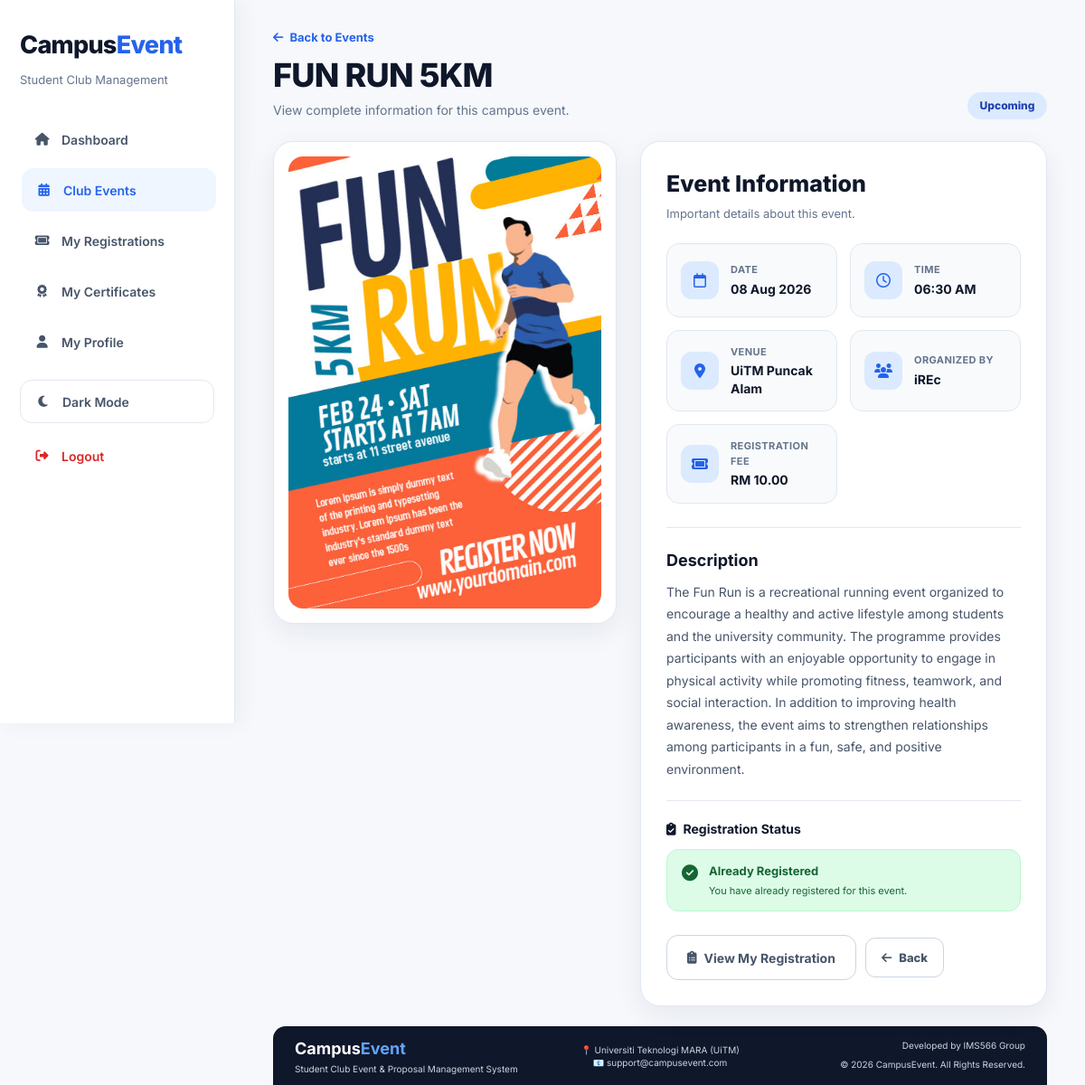
Screenshot of /event_detail.php?id=7 (signed in) with the database file from the repository.
### tables this page shows
CREATE TABLE `events` (
  `event_id` int(11) NOT NULL,
  `proposal_id` int(11) DEFAULT NULL,
  `event_name` varchar(150) NOT NULL,
  `event_date` date NOT NULL,
  `event_time` time NOT NULL,
  `location` varchar(150) NOT NULL,
  `description` text DEFAULT NULL,
  `budget` decimal(10,2) DEFAULT NULL,
  `status` enum('Upcoming','Completed','Cancelled') DEFAULT 'Upcoming',
  `created_at` timestamp NOT NULL DEFAULT current_timestamp(),
  `poster` varchar(255) DEFAULT NULL,
  `report_status` varchar(20) DEFAULT 'Pending',
  `report_remark` text DEFAULT NULL,
  `report_summary` text DEFAULT NULL,
  `club_name` varchar(100) DEFAULT NULL,
  `event_fee` decimal(10,2) DEFAULT 0.00
);

### event_detail.php (the view, shortened to what this page needs)
<?php
include 'includes/db.php';
$role = $_SESSION['role'] ?? '';
$userId = (int) ($_SESSION['user_id'] ?? 0);
$eventId = (int) $_GET['id'];
$stmt = mysqli_prepare(
    $conn,
    "SELECT *
     FROM events
     WHERE event_id = ?
     LIMIT 1"
);
mysqli_stmt_bind_param(
    $stmt,
    "i",
    $eventId
);
mysqli_stmt_execute($stmt);
$result = mysqli_stmt_get_result($stmt);
$event = mysqli_fetch_assoc($result);
$isRegistered = false;
if ($role === 'Student') {
    $registrationStmt = mysqli_prepare(
        $conn,
        "SELECT registration_id
         FROM registrations
         WHERE user_id = ?
         AND event_id = ?
         LIMIT 1"
    );
    if ($registrationStmt) {
        mysqli_stmt_bind_param(
            $registrationStmt,
            "ii",
            $userId,
            $eventId
        );
        mysqli_stmt_execute($registrationStmt);
        $registrationResult =
            mysqli_stmt_get_result($registrationStmt);
        $existingRegistration =
            mysqli_fetch_assoc($registrationResult);
        $isRegistered =
            !empty($existingRegistration);
    }
}
$statusClass = strtolower(
    str_replace(
        ' ',
        '-',
        $event['status']
    )
);
$posterPath = '';
if (!empty($event['poster'])) {
    $posterPath =
        'assets/posters/' .
        rawurlencode($event['poster']);
}
$today = date('Y-m-d');
$isExpired =
    !empty($event['event_date']) &&
    $event['event_date'] < $today;
?>
<!DOCTYPE html>
<html lang="en">
<head>
    <link rel="stylesheet" href="assets/css/style.css?v=85000">
    <link rel="stylesheet" href="https://cdnjs.cloudflare.com/ajax/libs/font-awesome/6.5.2/css/all.min.css">
</head>
<body>
    <?php include 'includes/sidebar.php'; ?>
    <div class="main event-detail-page">
        <div class="detail-hero">
            <div>
                <a href="events.php" class="detail-back-link">
                    <i class="fa-solid fa-arrow-left"></i>
                    Back to Events
                </a>
                <h1>
                    <?php
                    echo htmlspecialchars(
                        $event['event_name']
                    );
                    ?>
                </h1>
                <p>
                    View complete information for this campus event.
                </p>
            </div>
            <span class="badge badge-<?php
            echo htmlspecialchars($statusClass);
            ?>">
                <?php
                echo htmlspecialchars(
                    $event['status']
                );
                ?>
            </span>
        </div>
        <div class="detail-layout">
            <div class="detail-poster-card">
                <?php if ($posterPath !== '') { ?>
                    <img src="<?php echo $posterPath; ?>" class="detail-poster" alt="<?php
                       echo htmlspecialchars(
                           $event['event_name']
                       );
                       ?>">
                <?php } ?>
            </div>
            <div class="detail-info-card">
                <div class="detail-info-header">
                    <div>
                        <h2>Event Information</h2>
                        <p>
                            Important details about this event.
                        </p>
                    </div>
                </div>
                <div class="detail-info-grid">
                    <div class="detail-info-item">
                        <div class="detail-info-icon">
                            <i class="fa-regular fa-calendar"></i>
                        </div>
                        <div>
                            <span>Date</span>
                            <strong>
                                <?php
                                echo date(
                                    "d M Y",
                                    strtotime(
                                        $event['event_date']
                                    )
                                );
                                ?>
                            </strong>
                        </div>
                    </div>
                    <div class="detail-info-item">
                        <div class="detail-info-icon">
                            <i class="fa-regular fa-clock"></i>
                        </div>
                        <div>
                            <span>Time</span>
                            <strong>
                                <?php
                                echo date(
                                    "h:i A",
                                    strtotime(
                                        $event['event_time']
                                    )
                                );
                                ?>
                            </strong>
                        </div>
                    </div>
                    <div class="detail-info-item">
                        <div class="detail-info-icon">
                            <i class="fa-solid fa-location-dot"></i>
                        </div>
                        <div>
                            <span>Venue</span>
                            <strong>
                                <?php
                                echo htmlspecialchars(
                                    $event['location']
                                );
                                ?>
                            </strong>
                        </div>
                    </div>
                    <?php if (!empty($event['club_name'])) { ?>
                        <div class="detail-info-item">
                            <div class="detail-info-icon">
                                <i class="fa-solid fa-users"></i>
                            </div>
                            <div>
                                <span>Organized By</span>
                                <strong>
                                    <?php
                                    echo htmlspecialchars(
                                        $event['club_name']
                                    );
                                    ?>
                                </strong>
                            </div>
                        </div>
                    <?php } ?>
                    <?php if ($role === 'Student') { ?>
                        <div class="detail-info-item">
                            <div class="detail-info-icon">
                                <i class="fa-solid fa-ticket"></i>
                            </div>
                            <div>
                                <span>Registration Fee</span>
                                <strong>
                                    <?php
                                    echo isset($event['event_fee']) &&
                                        (float) $event['event_fee'] > 0
                                        ? 'RM ' . number_format(
                                            (float) $event['event_fee'],
                                            2
                                        )
                                        : 'Free';
                                    ?>
                                </strong>
                            </div>
                        </div>
                    <?php } ?>
                </div>
                <div class="detail-section">
                    <h3>Description</h3>
                    <p>
                        <?php
                        echo !empty($event['description'])
                            ? nl2br(
                                htmlspecialchars(
                                    $event['description']
                                )
                            )
                            : 'No description provided for this event.';
                        ?>
                    </p>
                </div>
                <?php if ($role === 'Student') { ?>
                    <div class="student-registration-box">
                        <h3>
                            <i class="fa-solid fa-clipboard-check"></i>
                            Registration Status
                        </h3>
                        <?php if ($isRegistered) { ?>
                            <div class="student-registration-status registered">
                                <i class="fa-solid fa-circle-check"></i>
                                <div>
                                    <strong>Already Registered</strong>
                                    <p>
                                        You have already registered for this event.
                                    </p>
                                </div>
                            </div>
                        <?php } ?>
                    </div>
                <?php } ?>
                <div class="detail-actions">
                    <?php if (
                        $role === 'Student' &&
                        $isRegistered
                    ) { ?>
                        <a href="my_registrations.php" class="btn-secondary">
                            <i class="fa-solid fa-clipboard-list"></i>
                            View My Registration
                        </a>
                    <?php } ?>
                    <a href="events.php" class="btn-back-detail">
                        <i class="fa-solid fa-arrow-left"></i>
                        Back
                    </a>
                </div>
            </div>
        </div>
        <div class="footer-small">
            <?php include 'includes/footer.php'; ?>
        </div>
    </div>
</body>
</html>

### rows the page displays
events: event_name "FUN RUN 5KM", status "Upcoming", poster (picture), event_date "08 Aug 2026", event_time "06:30 AM", location "UiTM Puncak Alam", club_name "iREc", event_fee "10.00", description "The Fun Run is a recreational running event organized to encourage a healthy and active lifestyle among students and the university community. The programme provides participants with an enjoyable opportunity to engage in physical activity while promoting fitness, teamwork, and social interaction. In addition to improving health awareness, the event aims to strengthen relationships among participants in a fun, safe, and positive environment."
